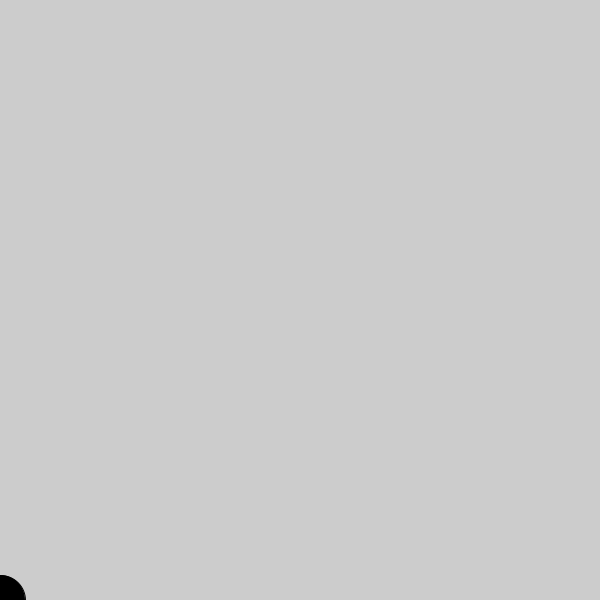
Frame 1 (no input)
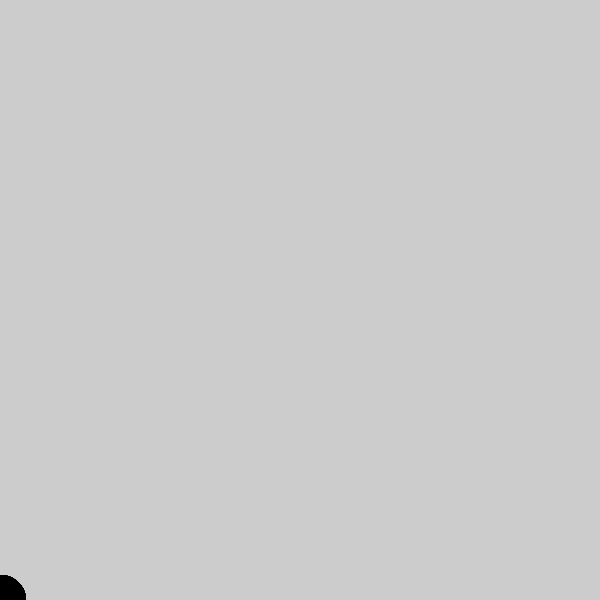
Frame 60 (the mouse pressed at the canvas centre just before this capture)
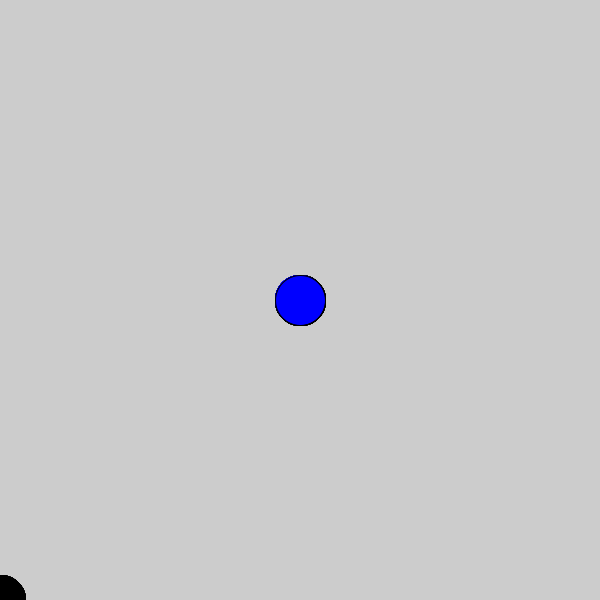
Frame 120 (the mouse held since frame 60 and released just before this capture)

The Processing sketch that drew these frames (run headless with seeded random() and noise(); from frame 60 on, the mouse is pressed at the canvas centre):

// Processing sketch: ej1
// ── ej1.pde
void setup() {
  size(600, 600);
  fill(0);
}

void draw() {
  ellipse(mouseX, height-mouseY, 50, 50);
}

void mousePressed(){
   fill(0,0,255); 
}

void keyPressed(){
   fill(0); 
}
